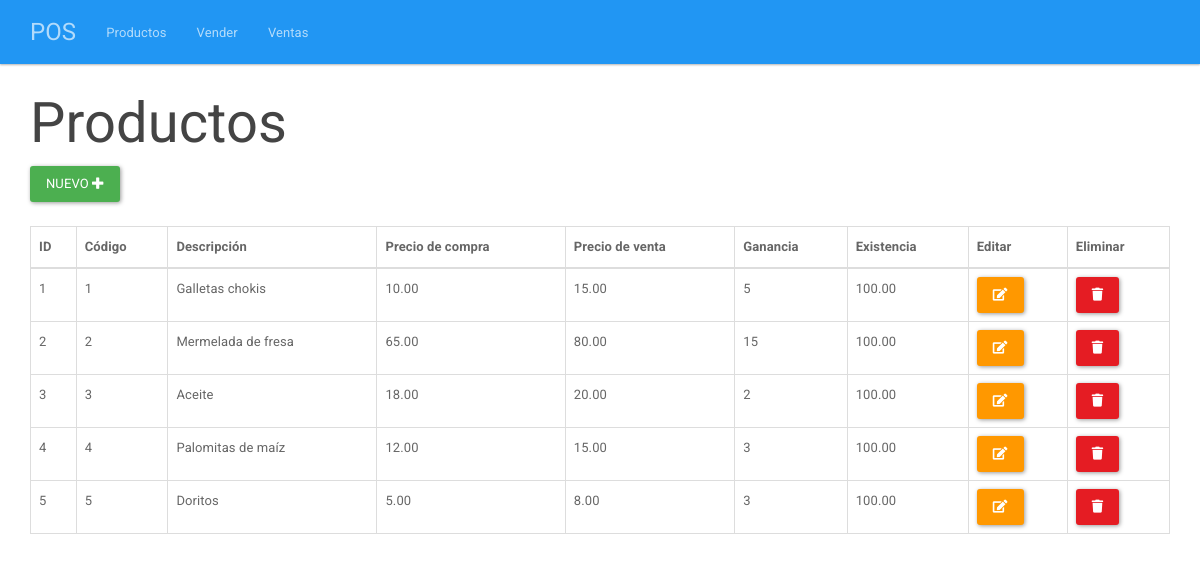
The page /index.php/productos/ on the database its author committed.
### tables this page shows
CREATE TABLE productos(
	id BIGINT UNSIGNED NOT NULL AUTO_INCREMENT,
	codigo VARCHAR(255) NOT NULL,
	descripcion VARCHAR(255) NOT NULL,
	precioVenta DECIMAL(5, 2) NOT NULL,
	precioCompra DECIMAL(5, 2) NOT NULL,
	existencia DECIMAL(5, 2) NOT NULL,
	PRIMARY KEY(id)
);

### application/controllers/Productos.php (called while the page is built, shortened)
<?php
class Productos extends CI_Controller{
    public function __construct(){
        $this->load->model("ProductoModel");
        $this->load->library('session');
    }
    public function index(){
        $this->load->view("encabezado");
        $this->load->view("productos/listar", array(
            "productos" => $this->ProductoModel->todos()
        ));
        $this->load->view("pie");
    }
}
?>

### index.php (called while the page is built, shortened)
<?php
require_once BASEPATH.'core/CodeIgniter.php';

### application/models/ProductoModel.php (called while the page is built, shortened)
<?php
    class ProductoModel extends CI_Model{
        public function todos(){
            return $this->db->get("productos")->result();
        }
    }
?>

### application/views/productos/listar.php (the view, shortened to what this page needs)
<div class="col-xs-12">
    <h1>Productos</h1>
    <div>
        <a class="btn btn-success" href="<?php echo base_url() ?>index.php/productos/agregar">Nuevo <i class="fa fa-plus"></i></a>
    </div>
    <br>
    <table class="table table-bordered">
        <thead>
            <tr>
                <th>ID</th>
                <th>Código</th>
                <th>Descripción</th>
                <th>Precio de compra</th>
                <th>Precio de venta</th>
                <th>Ganancia</th>
                <th>Existencia</th>
                <th>Editar</th>
                <th>Eliminar</th>
            </tr>
        </thead>
        <tbody>
            <?php foreach($productos as $producto){ ?>
            <tr>
                <td><?php echo $producto->id ?></td>
                <td><?php echo $producto->codigo ?></td>
                <td><?php echo $producto->descripcion ?></td>
                <td><?php echo $producto->precioCompra ?></td>
                <td><?php echo $producto->precioVenta ?></td>
                <td><?php echo $producto->precioVenta - $producto->precioCompra ?></td>
                <td><?php echo $producto->existencia ?></td>
                <td><a class="btn btn-warning" href="<?php echo base_url() ."index.php/productos/editar/" . $producto->id ?>"><i class="fa fa-edit"></i></a></td>
                <td><a class="btn btn-danger" href="<?php echo base_url() ."index.php/productos/eliminar/" . $producto->id ?>"><i class="fa fa-trash"></i></a></td>
            </tr>
            <?php } ?>
        </tbody>
    </table>
</div>

### application/views/encabezado.php (shortened to what this page needs)
<!DOCTYPE html>
<html lang="es">
<head>
	<link rel="stylesheet" href="<?php echo base_url(); ?>css/fontawesome-all.min.css">
	<link rel="stylesheet" href="<?php echo base_url(); ?>css/2.css">
	<link rel="stylesheet" href="<?php echo base_url(); ?>css/estilo.css">
</head>
<body>
	<nav class="navbar navbar-inverse navbar-fixed-top">
		<div class="container">
			<div class="navbar-header">
				<a class="navbar-brand" href="<?php echo base_url(); ?>">POS</a>
			</div>
			<div id="navbar" class="collapse navbar-collapse">
				<ul class="nav navbar-nav">
					<li><a href=" <?php echo base_url(); ?>index.php/productos/">Productos</a></li>
					<li><a href=" <?php echo base_url(); ?>index.php/vender/">Vender</a></li>
					<li><a href=" <?php echo base_url(); ?>index.php/ventas/">Ventas</a></li>
				</ul>
			</div>
		</div>
	</nav>
	<div class="container">
		<div class="row">

### application/views/pie.php
</div>
	</div>
</body>
</html>

### css/estilo.css (style rules this page uses)
body { padding-top: 70px; }

### rows shown on the page
productos: id "1", codigo "1", descripcion "Galletas chokis", precioCompra "10.00", precioVenta "15.00", $producto->precioVenta - $producto->precioCompra "5", existencia "100.00"
productos: id "2", codigo "2", descripcion "Mermelada de fresa", precioCompra "65.00", precioVenta "80.00", $producto->precioVenta - $producto->precioCompra "15", existencia "100.00"
productos: id "3", codigo "3", descripcion "Aceite", precioCompra "18.00", precioVenta "20.00", $producto->precioVenta - $producto->precioCompra "2", existencia "100.00"
productos: id "4", codigo "4", descripcion "Palomitas de maíz", precioCompra "12.00", precioVenta "15.00", $producto->precioVenta - $producto->precioCompra "3", existencia "100.00"
productos: id "5", codigo "5", descripcion "Doritos", precioCompra "5.00", precioVenta "8.00", $producto->precioVenta - $producto->precioCompra "3", existencia "100.00"
